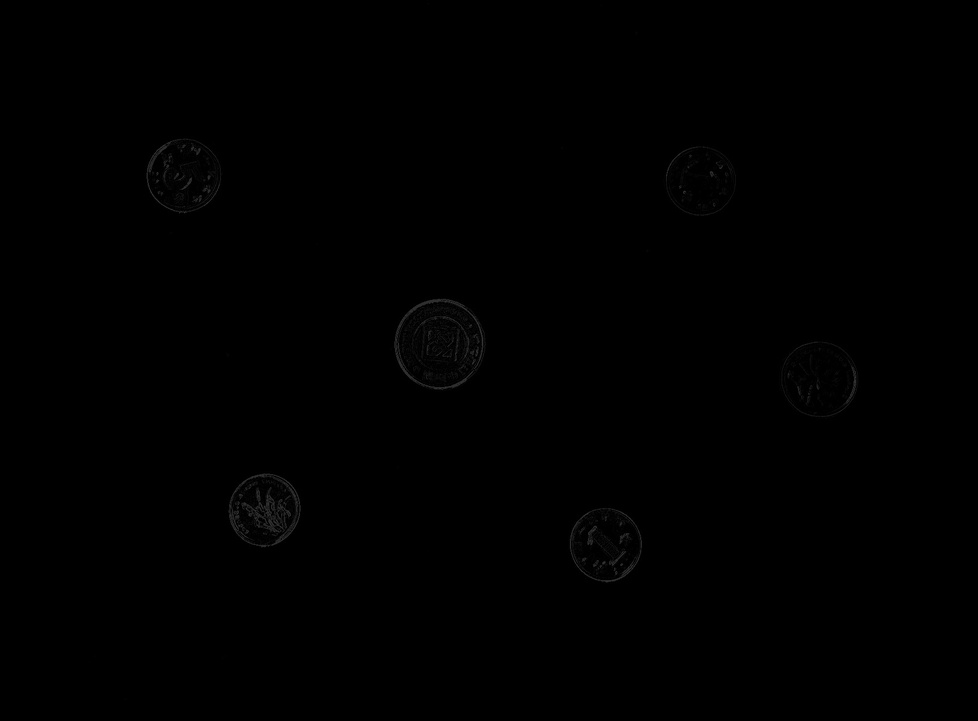
#> input picture picture_result/canny_result.jpg, 978 x 721 px, shrunk from 1728 x 1274 before the run
$ python img_concat.py
#> lines starting #> are read from the running program, lines starting #| are printed output that depends on the picture
import cv2
import numpy as np

# img1 = cv2.imdecode(np.fromfile('./picture_source/picture.jpg', dtype=np.uint8), -1)
img1 = cv2.imdecode(
    np.fromfile("./picture_result/canny_result.jpg", dtype=np.uint8), -1
)
#> img1 is the input picture: shape (721, 978); min 0, max 57, mean 0.4
img1 = cv2.cvtColor(img1, cv2.COLOR_GRAY2BGR)
#> img1: shape (721, 978, 3)
img2 = cv2.imdecode(
    np.fromfile("./picture_result/hough_result.jpg", dtype=np.uint8), -1
)
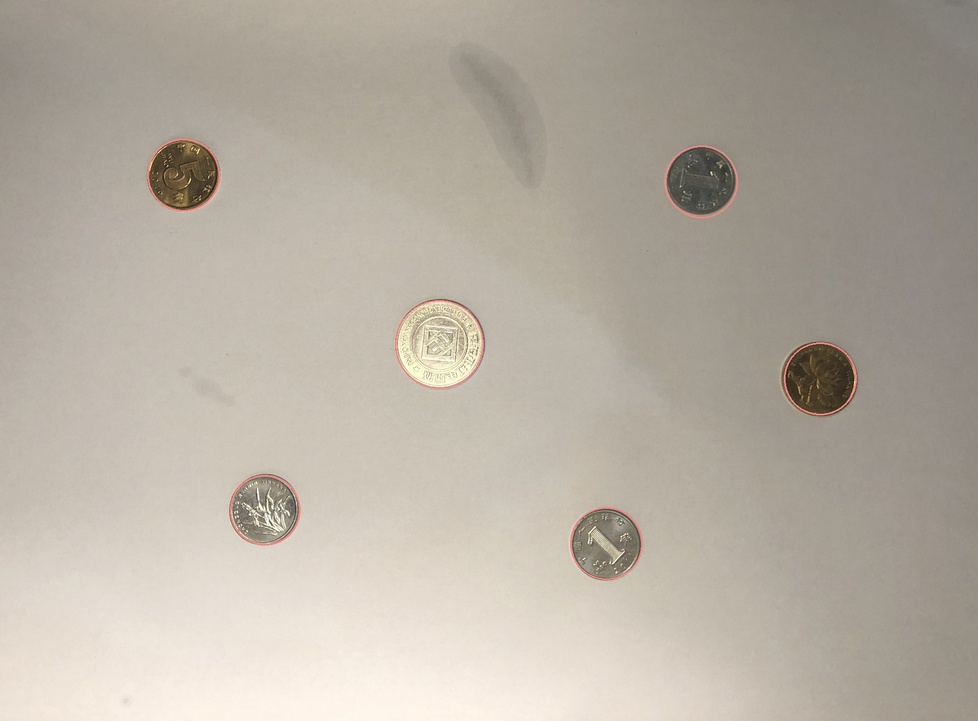
#> input picture picture_result/hough_result.jpg, 978 x 721 px, shrunk from 1728 x 1274 before the run
#> img2 is the input picture: shape (721, 978, 3); mean B, G, R 162.8, 174.3, 182.4
# 纵向合并
print(img1.shape)
#| (721, 978, 3)
print(img2.shape)
#| (721, 978, 3)
img_total = np.concatenate([img1, img2], axis=1)
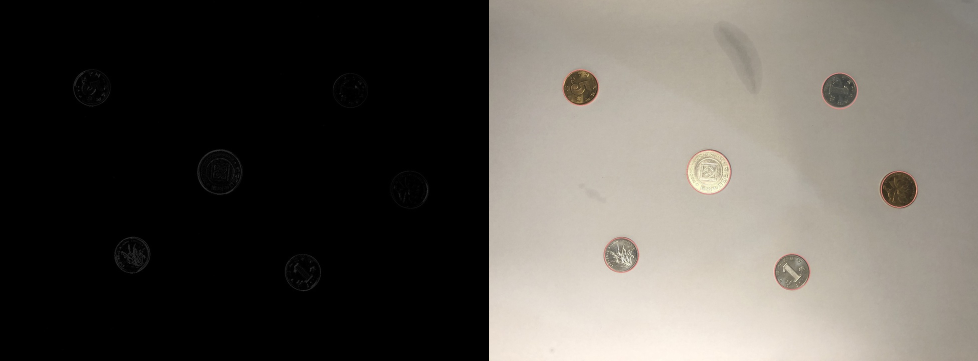
#> img_total: shape (721, 1956, 3) (shown at 1/2 size); mean B, G, R 81.6, 87.3, 91.4
cv2.imwrite("./concat_result.jpg", img_total)
cv2.waitKey(0)
